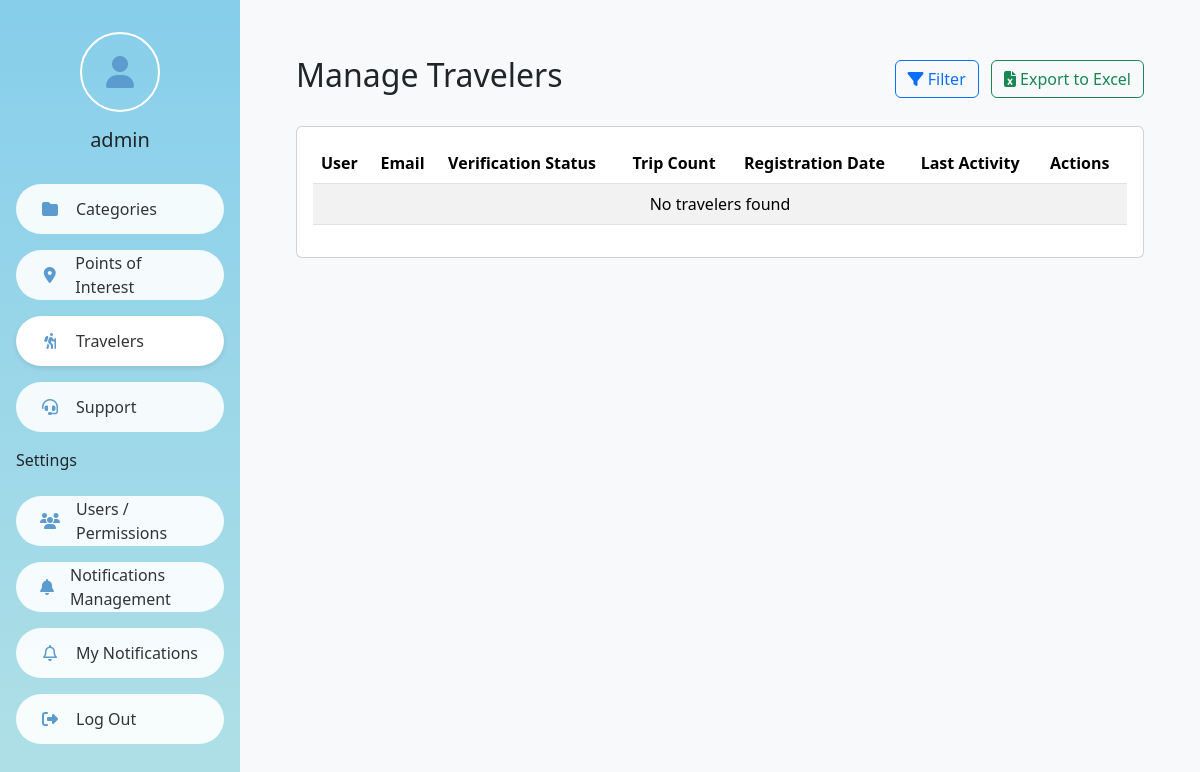
Page /admin_app/travelers/ (signed in) on the earlier database version.
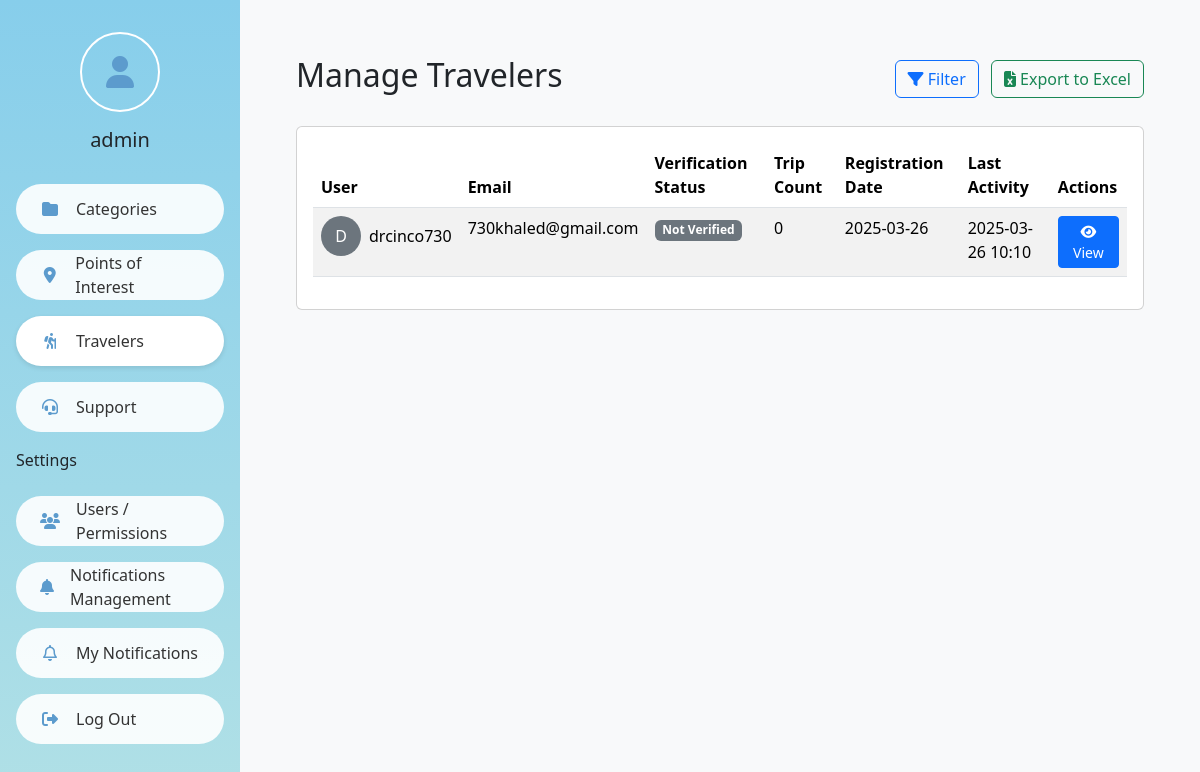
Same page on the later database version.
### admin_app/models.py (models this page shows, shortened)
class Traveler(models.Model):
    user = models.OneToOneField(User, on_delete=models.CASCADE)
    profile_photo = models.ImageField(upload_to='profile_photos/', null=True, blank=True)
    settings = models.JSONField(default=dict)  # For storing offline mode, notification preferences etc.

### admin_app/views.py (the view)
# urls.py: path('travelers/', views.traveler_list, name='traveler_list'),
@login_required
def traveler_list(request):
    travelers = Traveler.objects.select_related('user', 'verification').all()
    return render(request, 'templates/accounts/traveler_list.html', {
        'travelers': travelers
    })

### admin_app/templates/templates/accounts/traveler_list.html (shortened to what this page needs)
{% extends "templates/accounts/base.html" %}
{% load static %}
{% block content %}
<div class="container-fluid p-4">
    <div class="d-flex justify-content-between align-items-center mb-4">
        <h2>Manage Travelers</h2>
        <div>
            <button class="btn btn-outline-primary me-2" data-bs-toggle="modal" data-bs-target="#filterModal">
                <i class="fas fa-filter"></i> Filter
            </button>
            <a href="#" class="btn btn-outline-success">
                <i class="fas fa-file-excel"></i> Export to Excel
            </a>
        </div>
    </div>
    <div class="card">
        <div class="card-body">
            <div class="table-responsive">
                <table class="table table-striped">
                    <thead>
                        <tr>
                            <th>User</th>
                            <th>Email</th>
                            <th>Verification Status</th>
                            <th>Trip Count</th>
                            <th>Registration Date</th>
                            <th>Last Activity</th>
                            <th>Actions</th>
                        </tr>
                    </thead>
                    <tbody>
                        {% for traveler in travelers %}
                        <tr>
                            <td>
                                <div class="d-flex align-items-center">
                                    {% if traveler.profile_photo %}
                                        <img src="{{ traveler.profile_photo.url }}" class="rounded-circle me-2" width="40">
                                    {% else %}
                                        <div class="rounded-circle bg-secondary text-white d-flex align-items-center justify-content-center me-2" style="width: 40px; height: 40px;">
                                            {{ traveler.user.username|make_list|first|upper }}
                                        </div>
                                    {% endif %}
                                    {{ traveler.user.username }}
                                </div>
                            </td>
                            <td>{{ traveler.user.email }}</td>
                            <td>
                                {% if traveler.verification %}
                                    <span class="badge bg-{{ traveler.verification.status|yesno:'success,warning,danger' }}">
                                        {{ traveler.verification.get_status_display }}
                                    </span>
                                {% else %}
                                    <span class="badge bg-secondary">Not Verified</span>
                                {% endif %}
                            </td>
                            <td>{{ traveler.trips.count }}</td>
                            <td>{{ traveler.user.date_joined|date:"Y-m-d" }}</td>
                            <td>{{ traveler.user.last_login|date:"Y-m-d H:i"|default:"Never logged in" }}</td>
                            <td>
                                <a href="{% url 'traveler_detail' traveler.pk %}" class="btn btn-sm btn-primary">
                                    <i class="fas fa-eye"></i> View
                                </a>
                            </td>
                        </tr>
                        {% empty %}
                        <tr>
                            <td colspan="7" class="text-center">No travelers found</td>
                        </tr>
                        {% endfor %}
                    </tbody>
                </table>
            </div>
        </div>
    </div>
</div>
{% endblock %}

### admin_app/templates/templates/accounts/base.html (shortened to what this page needs)
<!DOCTYPE html>
{% load static %}
<html lang="en" dir="ltr">
<head>
    <link rel="stylesheet" href="https://cdn.jsdelivr.net/npm/bootstrap@5.3.2/dist/css/bootstrap.min.css">
    <link rel="stylesheet" href="https://cdnjs.cloudflare.com/ajax/libs/font-awesome/6.5.1/css/all.min.css">
</head>
<body>
    <div class="admin-container">
        <div class="sidebar">
            <div class="user-profile">
                <div class="profile-circle">
                    <i class="fas fa-user fa-2x" style="line-height: 76px; color: #5c9bcd;"></i>
                </div>
                <h5 class="mb-0">{{ request.user.username }}</h5>
            </div>
            <nav class="nav-menu">
                <a href="{% url 'category_list' %}"
                    class="menu-item {% if 'categories' in request.path %}active{% endif %}">
                    <i class="fas fa-folder"></i>
                    <span>Categories</span>
                </a>
                <a href="{% url 'poi_list' %}" class="menu-item {% if 'poi' in request.path %}active{% endif %}">
                    <i class="fas fa-map-marker-alt"></i>
                    <span>Points of Interest</span>
                </a>
                <a href="{% url 'traveler_list' %}"
                    class="menu-item {% if 'travelers' in request.path %}active{% endif %}">
                    <i class="fas fa-hiking"></i>
                    <span>Travelers</span>
                </a>
                <a href="{% url 'support_ticket_list' %}"
                    class="menu-item {% if 'support' in request.path %}active{% endif %}">
                    <i class="fas fa-headset"></i>
                    <span>Support</span>
                </a>
                <p>Settings</p>
                <a href="{% url 'user_list' %}" class="menu-item {% if 'users' in request.path %}active{% endif %}">
                    <i class="fas fa-users"></i>
                    <span>Users / Permissions</span>
                </a>
                <a href="{% url 'notification_list' %}"
                    class="menu-item {% if 'notifications' in request.path and not 'my-notifications' in request.path %}active{% endif %}">
                    <i class="fas fa-bell"></i>
                    <span>Notifications Management</span>
                </a>
                <a href="{% url 'user_notifications' %}"
                    class="menu-item {% if 'my-notifications' in request.path %}active{% endif %}">
                    <i class="far fa-bell"></i>
                    <span>My Notifications</span>
                </a>
                <a href="#" class="menu-item" id="logoutLink">
                    <i class="fas fa-sign-out-alt"></i>
                    <span>Log Out</span>
                </a>
            </nav>
        </div>
        <div class="main-content">
            <div class="content-area">
                {% block content %}{% endblock %}
            </div>
        </div>
    </div>
</body>
</html>

### admin_app/templates/templates/accounts/base.html (style rules this page uses)
:root { --sidebar-width: 240px; --menu-item-height: 50px; }
body { font-family: 'Segoe UI', Tahoma, Geneva, Verdana, sans-serif; margin: 0; padding: 0; }
.admin-container { display: flex; min-height: 100vh; }
.sidebar { width: var(--sidebar-width); background: linear-gradient(180deg, #87CEEB 0%, #B0E0E6 100%); position: fixed; height: 100vh; left: 0; display: flex; flex-direction: column; align-items: center; padding: 2rem 1rem; }
.main-content { margin-left: var(--sidebar-width); flex: 1; background-color: #f8f9fa; min-height: 100vh; }
.user-profile { text-align: center; margin-bottom: 2rem; }
.profile-circle { width: 80px; height: 80px; border: 2px solid #fff; border-radius: 50%; margin-bottom: 1rem; }
.nav-menu { width: 100%; display: flex; flex-direction: column; gap: 0.5rem; }
.menu-item { display: flex; align-items: center; padding: 0.8rem 1.5rem; background-color: rgba(255, 255, 255, 0.9); border-radius: 25px; text-decoration: none; color: #333; transition: all 0.3s ease; height: var(--menu-item-height); margin-bottom: 0.5rem; }
.menu-item.active { background-color: #fff; box-shadow: 0 2px 5px rgba(0, 0, 0, 0.1); }
.menu-item i { margin-right: 1rem; width: 20px; text-align: center; color: #5c9bcd; }
.content-area { padding: 2rem; }

Differences in the rows shown:
added Traveler: user.username|make_list "D", user.username "drcinco730", user.email "730khaled@gmail.com", trips.count "0", user.date_joined "2025-03-26", user.last_login "2025-03-26 10:10"
Other differences:
text no longer shown: "No travelers found"
